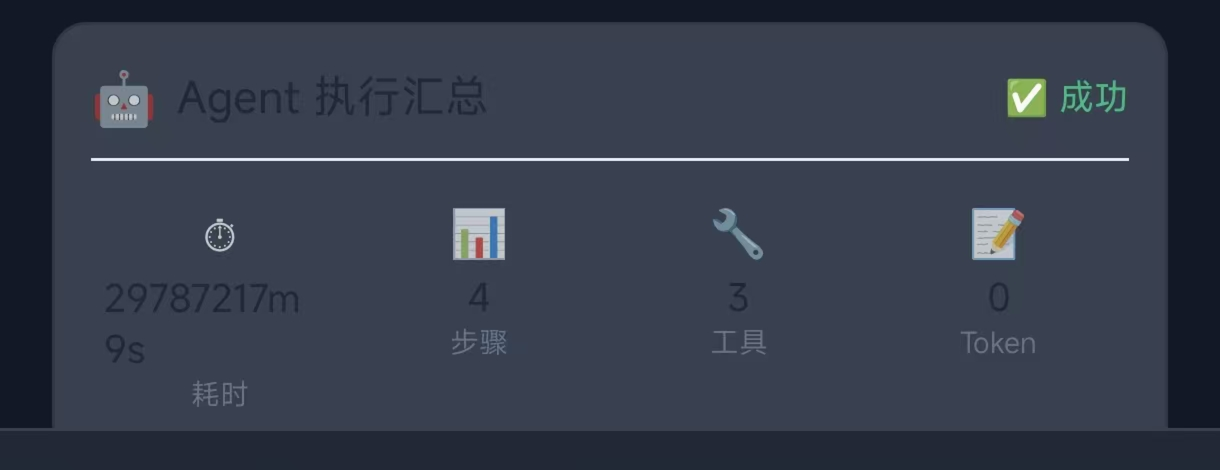
#> input picture ocr_regions/strip_s_bottom_card.png, 4880 x 1880 px, found by its file name (shown at 1/4 size)
$ python dur_zoom.py
#> lines starting #> are read from the running program, lines starting #| are printed output that depends on the picture
from PIL import Image, ImageOps

ocr = r"D:\qzq\smartquiz\ocr_regions"
sb = Image.open(ocr + r"\strip_s_bottom_card.png").convert("L")  # 4x of (0,1750,1220,2220)

# value box: orig (95,2020,360,2085) -> 4x strip coords
g = sb.crop((95*4, (2020-1750)*4, 360*4, (2085-1750)*4))
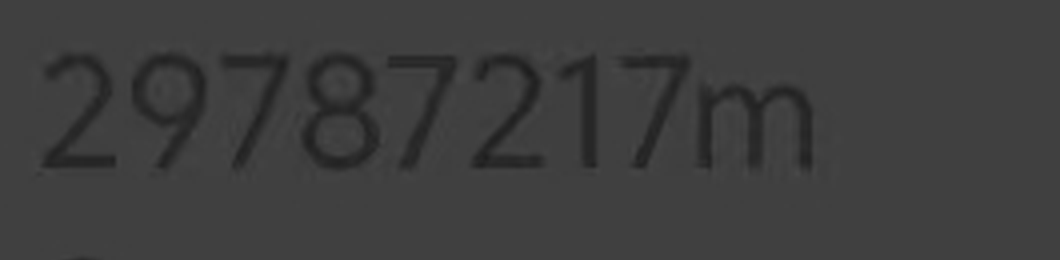
#> g: PIL image 1060x260 L; min 29, max 72, mean 61.7
g3 = g.resize((g.width*3, g.height*3), Image.LANCZOS)
ImageOps.autocontrast(g3).save(ocr + r"\dur_value_24x.png")
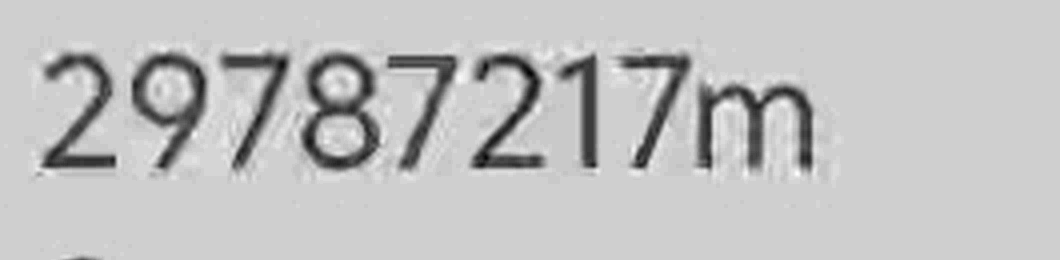
#> saved as dur_value_24x.png: PIL image 3180x780 L (shown at 1/3 size); min 0, max 255, mean 193.3
print("dur box", g.size, "->", g3.size)
#| dur box (1060, 260) -> (3180, 780)

# tail check: orig (300,2020,420,2075)
t = sb.crop((300*4, (2020-1750)*4, 420*4, (2075-1750)*4))
t3 = t.resize((t.width*4, t.height*4), Image.LANCZOS)
ImageOps.autocontrast(t3).save(ocr + r"\dur_tail_16x.png")
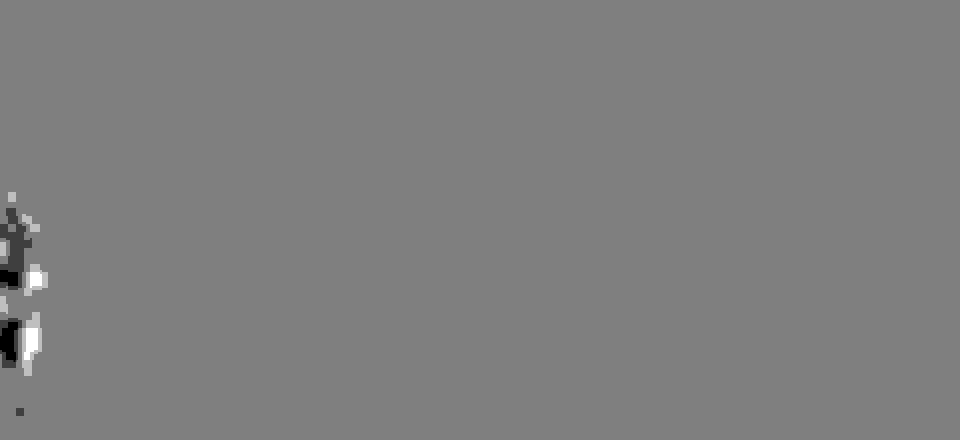
#> saved as dur_tail_16x.png: PIL image 1920x880 L (shown at 1/2 size); min 0, max 255, mean 126.9
print("tail", t.size, "->", t3.size)
#| tail (480, 220) -> (1920, 880)

# also whole value+label col1: orig (60,2000,340,2170)
c = sb.crop((60*4, (2000-1750)*4, 340*4, (2170-1750)*4))
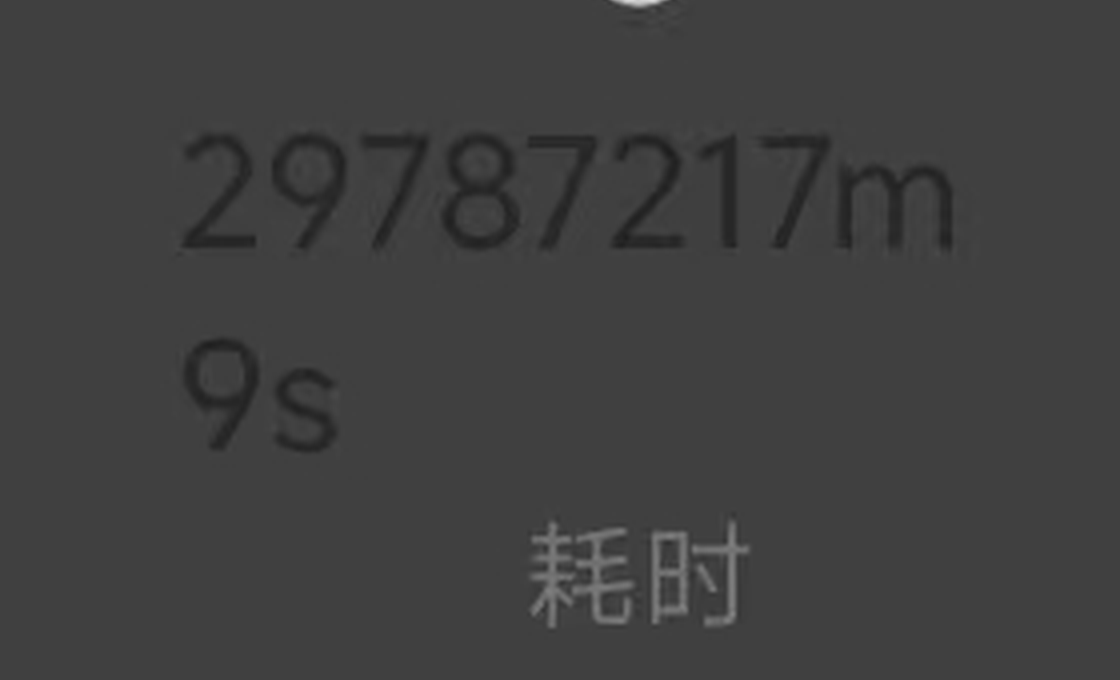
#> c: PIL image 1120x680 L; min 29, max 219, mean 63.5
c2 = c.resize((c.width*2, c.height*2), Image.LANCZOS)
ImageOps.autocontrast(c2).save(ocr + r"\col1_full_8x.png")
print("col1", c2.size)
#| col1 (2240, 1360)
